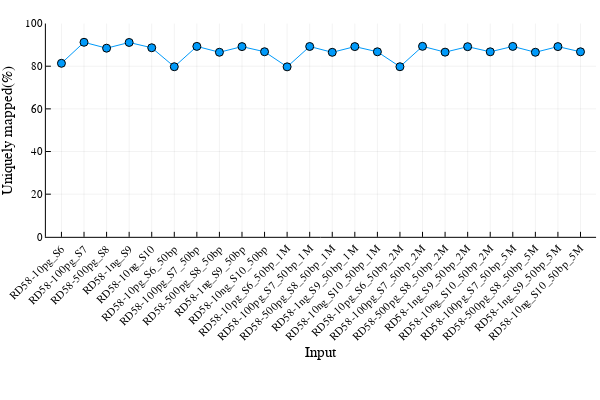

The code cell stored with this chart in its notebook:
### Code cell
# uniquely_mapped
newColumn = parse.(Float64, replace.(rd58_df[!, "uniquely_mapped"], r"%" => ""))
plot(rd58_df[!, "sample"], 
    newColumn, 
    marker = :circle,
    xlabel = "Input", 
    ylabel = "Uniquely mapped(%)",
    ylim = (0, 100),
    label = false, 
    xrotation = 45, 
    xticks = :all)
#savefig("filename2.pdf")

### Figure 1 — Plotly figure (JSON) as saved in the notebook; plotly's stock layout.template omitted (floating-point values rounded to 4 significant figures)
{"data": [{"colorbar": {"title": ""}, "legendgroup": "", "line": {"color": "rgba(0, 154, 250, 1.000)", "dash": "solid", "shape": "linear", "width": 1}, "marker": {"color": "rgba(0, 154, 250, 1.000)", "line": {"color": "rgba(0, 0, 0, 1.000)", "width": 1}, "size": 8, "symbol": "circle"}, "mode": "lines+markers", "name": "", "showlegend": false, "type": "scatter", "x": [0.5, 1.5, 2.5, 3.5, 4.5, 5.5, 6.5, 7.5, 8.5, 9.5, 10.5, 11.5, 12.5, 13.5, 14.5, 15.5, 16.5, 17.5, 18.5, 19.5, 20.5, 21.5, 22.5, 23.5], "xaxis": "x", "y": [81.36, 91.21, 88.45, 91.13, 88.65, 79.75, 89.29, 86.54, 89.19, 86.78, 79.7, 89.24, 86.51, 89.19, 86.76, 79.75, 89.31, 86.59, 89.15, 86.75, 89.28, 86.53, 89.19, 86.76], "yaxis": "y", "zmax": null, "zmin": null}], "layout": {"annotations": [], "height": 400, "legend": {"bgcolor": "rgba(255, 255, 255, 1.000)", "bordercolor": "rgba(0, 0, 0, 1.000)", "borderwidth": 1, "font": {"color": "rgba(0, 0, 0, 1.000)", "family": "sans-serif", "size": 11}, "title": {"font": {"color": "rgba(0, 0, 0, 1.000)", "family": "sans-serif", "size": 15}, "text": ""}, "tracegroupgap": 0, "traceorder": "normal", "x": 1, "xanchor": "auto", "y": 1, "yanchor": "auto"}, "margin": {"b": 20, "l": 0, "r": 0, "t": 20}, "paper_bgcolor": "rgba(255, 255, 255, 1.000)", "plot_bgcolor": "rgba(255, 255, 255, 1.000)", "showlegend": true, "width": 600, "xaxis": {"anchor": "y", "domain": [0.07647, 0.9934], "gridcolor": "rgba(0, 0, 0, 0.100)", "gridwidth": 0.5, "linecolor": "rgba(0, 0, 0, 1.000)", "mirror": false, "range": [-0.19, 24.19], "showgrid": true, "showline": true, "showticklabels": true, "tickangle": -45, "tickcolor": "rgb(0, 0, 0)", "tickfont": {"color": "rgba(0, 0, 0, 1.000)", "family": "sans-serif", "size": 11}, "tickmode": "array", "ticks": "inside", "ticktext": ["RD58-10pg_S6", "RD58-100pg_S7", "RD58-500pg_S8", "RD58-1ng_S9", "RD58-10ng_S10", "RD58-10pg_S6_50bp", "RD58-100pg_S7_50bp", "RD58-500pg_S8_50bp", "RD58-1ng_S9_50bp", "RD58-10ng_S10_50bp", "RD58-10pg_S6_50bp_1M", "RD58-100pg_S7_50bp_1M", "RD58-500pg_S8_50bp_1M", "RD58-1ng_S9_50bp_1M", "RD58-10ng_S10_50bp_1M", "RD58-10pg_S6_50bp_2M", "RD58-100pg_S7_50bp_2M", "RD58-500pg_S8_50bp_2M", "RD58-1ng_S9_50bp_2M", "RD58-10ng_S10_50bp_2M", "RD58-100pg_S7_50bp_5M", "RD58-500pg_S8_50bp_5M", "RD58-1ng_S9_50bp_5M", "RD58-10ng_S10_50bp_5M"], "tickvals": [0.5, 1.5, 2.5, 3.5, 4.5, 5.5, 6.5, 7.5, 8.5, 9.5, 10.5, 11.5, 12.5, 13.5, 14.5, 15.5, 16.5, 17.5, 18.5, 19.5, 20.5, 21.5, 22.5, 23.5], "title": "Input", "titlefont": {"color": "rgba(0, 0, 0, 1.000)", "family": "sans-serif", "size": 15}, "type": "-", "visible": true, "zeroline": false, "zerolinecolor": "rgba(0, 0, 0, 1.000)"}, "yaxis": {"anchor": "x", "domain": [0.3977, 0.9902], "gridcolor": "rgba(0, 0, 0, 0.100)", "gridwidth": 0.5, "linecolor": "rgba(0, 0, 0, 1.000)", "mirror": false, "range": [0, 100], "showgrid": true, "showline": true, "showticklabels": true, "tickangle": 0, "tickcolor": "rgb(0, 0, 0)", "tickfont": {"color": "rgba(0, 0, 0, 1.000)", "family": "sans-serif", "size": 11}, "tickmode": "array", "ticks": "inside", "ticktext": ["0", "20", "40", "60", "80", "100"], "tickvals": [0, 20, 40, 60, 80, 100], "title": "Uniquely mapped(%)", "titlefont": {"color": "rgba(0, 0, 0, 1.000)", "family": "sans-serif", "size": 15}, "type": "-", "visible": true, "zeroline": false, "zerolinecolor": "rgba(0, 0, 0, 1.000)"}}}
